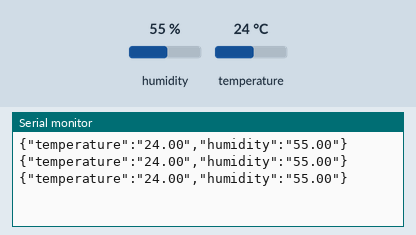
This sketch was run on a simulated Arduino Uno, built with avr-gcc and run on an emulated ATmega328P. Parts: the last lines printed to the serial monitor. Inputs (shaded band) come from the test bench; at power-on: humidity 55 %, temperature 24 °C.

Above: at 3.8 s.
3.9 s: humidity set to 22 %
At 6.6 s:
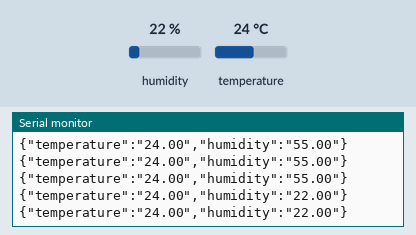
6.8 s: temperature set to 12 °C
At 8.5 s:
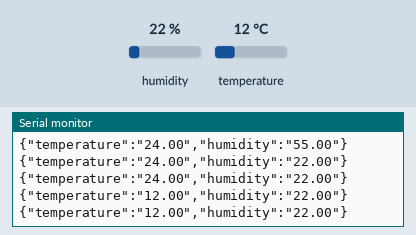
9.7 s: humidity set to 40 %
At 10.9 s:
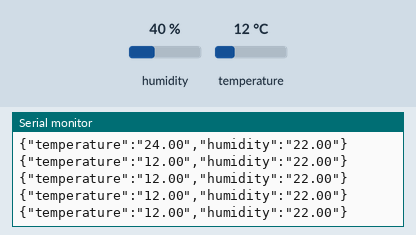
Timing chart, 0 to 12.7 s (numbered marks = the images above; inputs shaded):
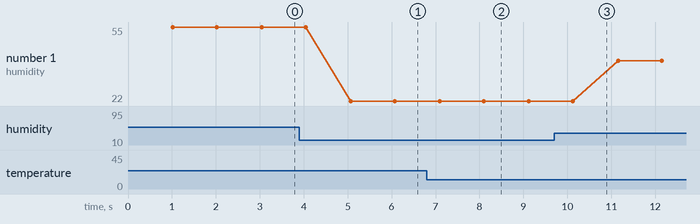

Measured:
- after the input at 3.9 s, the serial monitor: prints a new line after 1.2 s (image 1)
- after the input at 6.8 s, the serial monitor: prints a new line after 0.30 s (image 2)
- plotted number 1: 55 → 22 after the input at 3.9 s, 22 → 40 after the input at 9.7 s

The sketch:

328P_DHT11.ino
```cpp
#include <DHT.h>

#define DHTPIN 10
#define DHTTYPE DHT11
#define _JSON

DHT dht(DHTPIN, DHTTYPE);

void setup() {
  Serial.begin(115200);
  //Serial.println(F("DHTxx test!"));
  dht.begin();
}

void loop() {
  // Wait a few seconds between measurements.
  delay(1000);

  // Reading temperature or humidity takes about 250 milliseconds!
  // Sensor readings may also be up to 2 seconds 'old' (its a very slow sensor)
  float h = dht.readHumidity();
  // Read temperature as Celsius (the default)
  float t = dht.readTemperature();
  // Read temperature as Fahrenheit (isFahrenheit = true)
  float f = dht.readTemperature(true);

  // Check if any reads failed and exit early (to try again).
  if (isnan(h) || isnan(t) || isnan(f)) {
    Serial.println(F("Failed to read from DHT sensor!"));
    return;
  }

  // Compute heat index in Fahrenheit (the default)
  float hif = dht.computeHeatIndex(f, h);
  // Compute heat index in Celsius (isFahreheit = false)
  float hic = dht.computeHeatIndex(t, h, false);

#ifdef _JSON
  Serial.print("{");
  Serial.print("\"temperature\":");
  Serial.print("\"");
  Serial.print(t);
  Serial.print("\",");
  Serial.print("\"humidity\":");
  Serial.print("\"");
  Serial.print(h);
  Serial.print("\"");
  Serial.println("}");
#else
  Serial.print(F("Humidity: "));
  Serial.print(h);
  Serial.print(F("%  Temperature: "));
  Serial.print(t);
  Serial.print(F("°C "));
  Serial.print(f);
  Serial.print(F("°F  Heat index: "));
  Serial.print(hic);
  Serial.print(F("°C "));
  Serial.print(hif);
  Serial.println(F("°F"));
#endif
}
```
